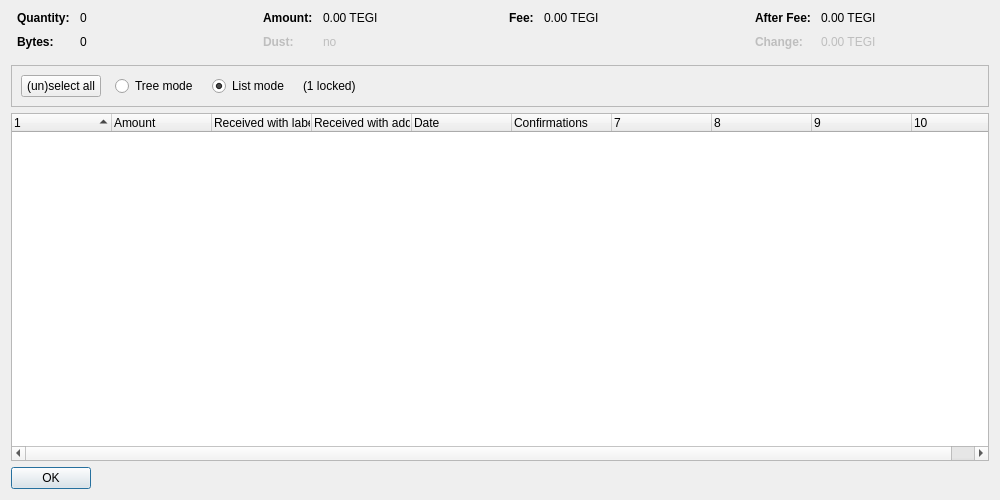
<?xml version="1.0" encoding="UTF-8"?>
<ui version="4.0">
 <class>CoinControlDialog</class>
 <widget class="QDialog" name="CoinControlDialog">
  <property name="geometry">
   <rect>
    <x>0</x>
    <y>0</y>
    <width>1000</width>
    <height>500</height>
   </rect>
  </property>
  <property name="windowTitle">
   <string>Coin Selection</string>
  </property>
  <layout class="QVBoxLayout" name="verticalLayout">
   <item>
    <layout class="QHBoxLayout" name="horizontalLayoutTop" stretch="0,0,0,0">
     <property name="topMargin">
      <number>0</number>
     </property>
     <property name="bottomMargin">
      <number>10</number>
     </property>
     <item>
      <layout class="QFormLayout" name="formLayoutCoinControl1">
       <property name="horizontalSpacing">
        <number>10</number>
       </property>
       <property name="verticalSpacing">
        <number>10</number>
       </property>
       <property name="leftMargin">
        <number>6</number>
       </property>
       <property name="rightMargin">
        <number>6</number>
       </property>
       <item row="0" column="0">
        <widget class="QLabel" name="labelCoinControlQuantityText">
         <property name="font">
          <font>
           <weight>75</weight>
           <bold>true</bold>
          </font>
         </property>
         <property name="text">
          <string>Quantity:</string>
         </property>
        </widget>
       </item>
       <item row="0" column="1">
        <widget class="QLabel" name="labelCoinControlQuantity">
         <property name="cursor">
          <cursorShape>IBeamCursor</cursorShape>
         </property>
         <property name="contextMenuPolicy">
          <enum>Qt::ActionsContextMenu</enum>
         </property>
         <property name="text">
          <string notr="true">0</string>
         </property>
         <property name="textInteractionFlags">
          <set>Qt::LinksAccessibleByMouse|Qt::TextSelectableByKeyboard|Qt::TextSelectableByMouse</set>
         </property>
        </widget>
       </item>
       <item row="1" column="0">
        <widget class="QLabel" name="labelCoinControlBytesText">
         <property name="font">
          <font>
           <weight>75</weight>
           <bold>true</bold>
          </font>
         </property>
         <property name="text">
          <string>Bytes:</string>
         </property>
        </widget>
       </item>
       <item row="1" column="1">
        <widget class="QLabel" name="labelCoinControlBytes">
         <property name="cursor">
          <cursorShape>IBeamCursor</cursorShape>
         </property>
         <property name="contextMenuPolicy">
          <enum>Qt::ActionsContextMenu</enum>
         </property>
         <property name="text">
          <string notr="true">0</string>
         </property>
         <property name="textInteractionFlags">
          <set>Qt::LinksAccessibleByMouse|Qt::TextSelectableByKeyboard|Qt::TextSelectableByMouse</set>
         </property>
        </widget>
       </item>
      </layout>
     </item>
     <item>
      <layout class="QFormLayout" name="formLayoutCoinControl2">
       <property name="horizontalSpacing">
        <number>10</number>
       </property>
       <property name="verticalSpacing">
        <number>10</number>
       </property>
       <property name="leftMargin">
        <number>6</number>
       </property>
       <property name="rightMargin">
        <number>6</number>
       </property>
       <item row="0" column="0">
        <widget class="QLabel" name="labelCoinControlAmountText">
         <property name="font">
          <font>
           <weight>75</weight>
           <bold>true</bold>
          </font>
         </property>
         <property name="text">
          <string>Amount:</string>
         </property>
        </widget>
       </item>
       <item row="0" column="1">
        <widget class="QLabel" name="labelCoinControlAmount">
         <property name="cursor">
          <cursorShape>IBeamCursor</cursorShape>
         </property>
         <property name="contextMenuPolicy">
          <enum>Qt::ActionsContextMenu</enum>
         </property>
         <property name="text">
          <string notr="true">0.00 TEGI</string>
         </property>
         <property name="textInteractionFlags">
          <set>Qt::LinksAccessibleByMouse|Qt::TextSelectableByKeyboard|Qt::TextSelectableByMouse</set>
         </property>
        </widget>
       </item>
       <item row="1" column="0">
        <widget class="QLabel" name="labelCoinControlLowOutputText">
         <property name="enabled">
          <bool>false</bool>
         </property>
         <property name="font">
          <font>
           <weight>75</weight>
           <bold>true</bold>
          </font>
         </property>
         <property name="text">
          <string>Dust:</string>
         </property>
        </widget>
       </item>
       <item row="1" column="1">
        <widget class="QLabel" name="labelCoinControlLowOutput">
         <property name="enabled">
          <bool>false</bool>
         </property>
         <property name="cursor">
          <cursorShape>IBeamCursor</cursorShape>
         </property>
         <property name="contextMenuPolicy">
          <enum>Qt::ActionsContextMenu</enum>
         </property>
         <property name="text">
          <string notr="true">no</string>
         </property>
         <property name="textInteractionFlags">
          <set>Qt::LinksAccessibleByMouse|Qt::TextSelectableByKeyboard|Qt::TextSelectableByMouse</set>
         </property>
        </widget>
       </item>
      </layout>
     </item>
     <item>
      <layout class="QFormLayout" name="formLayoutCoinControl3">
       <property name="horizontalSpacing">
        <number>10</number>
       </property>
       <property name="verticalSpacing">
        <number>10</number>
       </property>
       <property name="leftMargin">
        <number>6</number>
       </property>
       <property name="rightMargin">
        <number>6</number>
       </property>
       <item row="0" column="0">
        <widget class="QLabel" name="labelCoinControlFeeText">
         <property name="font">
          <font>
           <weight>75</weight>
           <bold>true</bold>
          </font>
         </property>
         <property name="text">
          <string>Fee:</string>
         </property>
        </widget>
       </item>
       <item row="0" column="1">
        <widget class="QLabel" name="labelCoinControlFee">
         <property name="cursor">
          <cursorShape>IBeamCursor</cursorShape>
         </property>
         <property name="contextMenuPolicy">
          <enum>Qt::ActionsContextMenu</enum>
         </property>
         <property name="text">
          <string notr="true">0.00 TEGI</string>
         </property>
         <property name="textInteractionFlags">
          <set>Qt::LinksAccessibleByMouse|Qt::TextSelectableByKeyboard|Qt::TextSelectableByMouse</set>
         </property>
        </widget>
       </item>
      </layout>
     </item>
     <item>
      <layout class="QFormLayout" name="formLayoutCoinControl4">
       <property name="horizontalSpacing">
        <number>10</number>
       </property>
       <property name="verticalSpacing">
        <number>10</number>
       </property>
       <property name="leftMargin">
        <number>6</number>
       </property>
       <property name="rightMargin">
        <number>6</number>
       </property>
       <item row="0" column="0">
        <widget class="QLabel" name="labelCoinControlAfterFeeText">
         <property name="font">
          <font>
           <weight>75</weight>
           <bold>true</bold>
          </font>
         </property>
         <property name="text">
          <string>After Fee:</string>
         </property>
        </widget>
       </item>
       <item row="0" column="1">
        <widget class="QLabel" name="labelCoinControlAfterFee">
         <property name="cursor">
          <cursorShape>IBeamCursor</cursorShape>
         </property>
         <property name="contextMenuPolicy">
          <enum>Qt::ActionsContextMenu</enum>
         </property>
         <property name="text">
          <string notr="true">0.00 TEGI</string>
         </property>
         <property name="textInteractionFlags">
          <set>Qt::LinksAccessibleByMouse|Qt::TextSelectableByKeyboard|Qt::TextSelectableByMouse</set>
         </property>
        </widget>
       </item>
       <item row="1" column="0">
        <widget class="QLabel" name="labelCoinControlChangeText">
         <property name="enabled">
          <bool>false</bool>
         </property>
         <property name="font">
          <font>
           <weight>75</weight>
           <bold>true</bold>
          </font>
         </property>
         <property name="text">
          <string>Change:</string>
         </property>
        </widget>
       </item>
       <item row="1" column="1">
        <widget class="QLabel" name="labelCoinControlChange">
         <property name="enabled">
          <bool>false</bool>
         </property>
         <property name="cursor">
          <cursorShape>IBeamCursor</cursorShape>
         </property>
         <property name="contextMenuPolicy">
          <enum>Qt::ActionsContextMenu</enum>
         </property>
         <property name="text">
          <string notr="true">0.00 TEGI</string>
         </property>
         <property name="textInteractionFlags">
          <set>Qt::LinksAccessibleByMouse|Qt::TextSelectableByKeyboard|Qt::TextSelectableByMouse</set>
         </property>
        </widget>
       </item>
      </layout>
     </item>
    </layout>
   </item>
   <item>
    <widget class="QFrame" name="frame">
     <property name="minimumSize">
      <size>
       <width>0</width>
       <height>40</height>
      </size>
     </property>
     <property name="frameShape">
      <enum>QFrame::StyledPanel</enum>
     </property>
     <property name="frameShadow">
      <enum>QFrame::Sunken</enum>
     </property>
     <layout class="QHBoxLayout" name="horizontalLayout">
      <item>
       <layout class="QHBoxLayout" name="horizontalLayoutPanel" stretch="0,0,0,0,0">
        <property name="spacing">
         <number>14</number>
        </property>
        <item>
         <widget class="QPushButton" name="pushButtonSelectAll">
          <property name="sizePolicy">
           <sizepolicy hsizetype="Maximum" vsizetype="Fixed">
            <horstretch>0</horstretch>
            <verstretch>0</verstretch>
           </sizepolicy>
          </property>
          <property name="text">
           <string>(un)select all</string>
          </property>
          <property name="autoDefault">
           <bool>false</bool>
          </property>
         </widget>
        </item>
        <item>
         <widget class="QRadioButton" name="radioTreeMode">
          <property name="sizePolicy">
           <sizepolicy hsizetype="Maximum" vsizetype="Fixed">
            <horstretch>0</horstretch>
            <verstretch>0</verstretch>
           </sizepolicy>
          </property>
          <property name="text">
           <string>Tree mode</string>
          </property>
         </widget>
        </item>
        <item>
         <widget class="QRadioButton" name="radioListMode">
          <property name="sizePolicy">
           <sizepolicy hsizetype="Maximum" vsizetype="Fixed">
            <horstretch>0</horstretch>
            <verstretch>0</verstretch>
           </sizepolicy>
          </property>
          <property name="text">
           <string>List mode</string>
          </property>
          <property name="checked">
           <bool>true</bool>
          </property>
         </widget>
        </item>
        <item>
         <widget class="QLabel" name="labelLocked">
          <property name="text">
           <string notr="true">(1 locked)</string>
          </property>
         </widget>
        </item>
        <item>
         <spacer name="horizontalSpacer">
          <property name="orientation">
           <enum>Qt::Horizontal</enum>
          </property>
          <property name="sizeHint" stdset="0">
           <size>
            <width>40</width>
            <height>20</height>
           </size>
          </property>
         </spacer>
        </item>
       </layout>
      </item>
     </layout>
    </widget>
   </item>
   <item>
    <widget class="CoinControlTreeWidget" name="treeWidget">
     <property name="contextMenuPolicy">
      <enum>Qt::CustomContextMenu</enum>
     </property>
     <property name="sortingEnabled">
      <bool>false</bool>
     </property>
     <property name="columnCount">
      <number>10</number>
     </property>
     <attribute name="headerShowSortIndicator" stdset="0">
      <bool>true</bool>
     </attribute>
     <attribute name="headerStretchLastSection">
      <bool>false</bool>
     </attribute>
     <column>
      <property name="text">
       <string/>
      </property>
     </column>
     <column>
      <property name="text">
       <string>Amount</string>
      </property>
     </column>
     <column>
      <property name="text">
       <string>Received with label</string>
      </property>
     </column>
     <column>
      <property name="text">
       <string>Received with address</string>
      </property>
     </column>
     <column>
      <property name="text">
       <string>Date</string>
      </property>
     </column>
     <column>
      <property name="text">
       <string>Confirmations</string>
      </property>
      <property name="toolTip">
       <string>Confirmed</string>
      </property>
     </column>
     <column>
      <property name="text">
       <string/>
      </property>
     </column>
     <column>
      <property name="text">
       <string/>
      </property>
     </column>
     <column>
      <property name="text">
       <string/>
      </property>
     </column>
     <column>
      <property name="text">
       <string/>
      </property>
     </column>
    </widget>
   </item>
   <item>
    <widget class="QDialogButtonBox" name="buttonBox">
     <property name="sizePolicy">
      <sizepolicy hsizetype="Maximum" vsizetype="Fixed">
       <horstretch>0</horstretch>
       <verstretch>0</verstretch>
      </sizepolicy>
     </property>
     <property name="orientation">
      <enum>Qt::Horizontal</enum>
     </property>
     <property name="standardButtons">
      <set>QDialogButtonBox::Ok</set>
     </property>
    </widget>
   </item>
  </layout>
 </widget>
 <customwidgets>
  <customwidget>
   <class>CoinControlTreeWidget</class>
   <extends>QTreeWidget</extends>
   <header>coincontroltreewidget.h</header>
  </customwidget>
 </customwidgets>
 <resources/>
 <connections/>
</ui>
